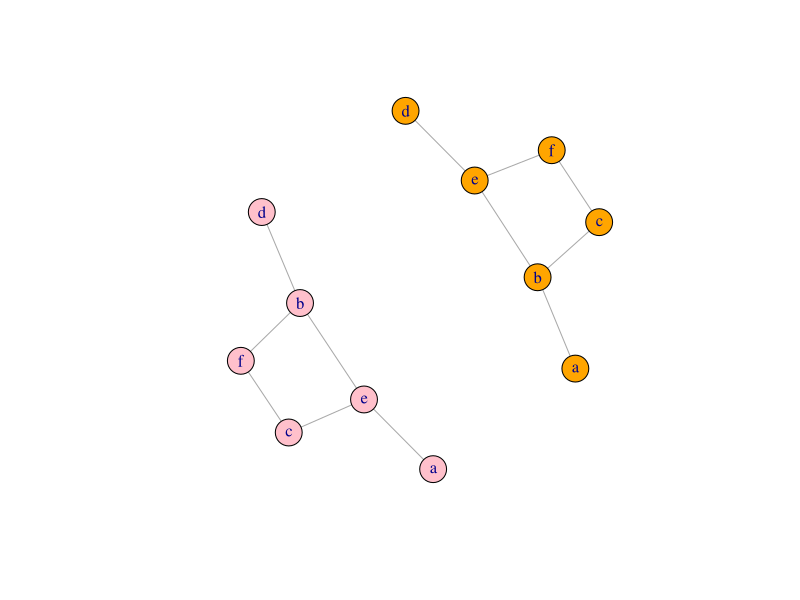
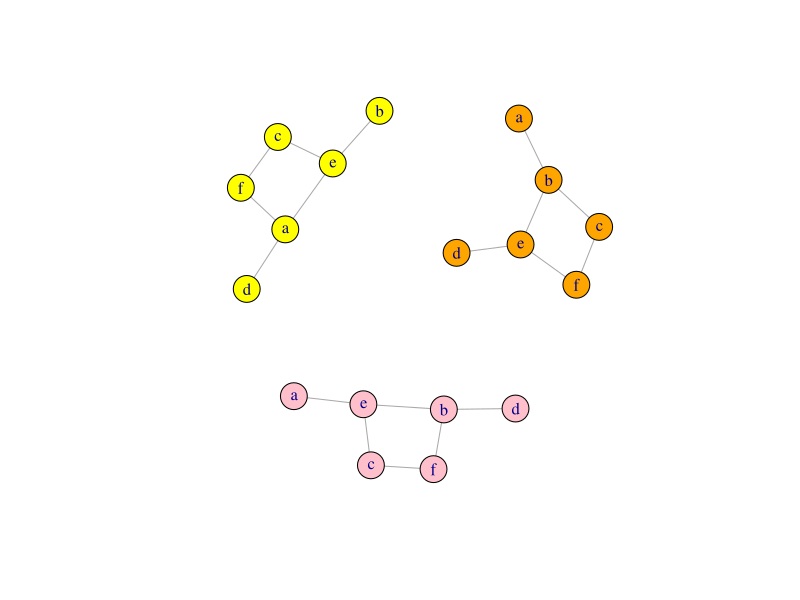

Source code (R) for these figures, in order:
## ---- chunk 1
knitr::opts_chunk$set(echo = TRUE)
## ---- chunk 2
library(igraph)

#El grafo Y es de color rosa
Y = graph(c("a", "e", "e", "c", "e", "b", "b", "d", "b", "f", "c", "f"),
directed = F)

#El grafo Z es de color naranja
Z = graph(c("a", "b", "b", "c", "b", "e", "e", "d", "e", "f", "f", "c"),
directed = F)

plot(
Y %du% Z,
vertex.color = c(
"pink",
"pink",
"pink",
"pink",
"pink",
"pink",
"orange",
"orange",
"orange",
"orange",
"orange",
"orange"
)
)

## ---- chunk 3
#El grafo X es de color amarillo
X = graph(c("b", "e", "e", "c", "e", "a", "a", "d", "a", "f", "c", "f"),
directed = F)

plot(
Y %du% Z %du% X,
vertex.color = c(
"pink",
"pink",
"pink",
"pink",
"pink",
"pink",
"orange",
"orange",
"orange",
"orange",
"orange",
"orange",
"yellow",
"yellow",
"yellow",
"yellow",
"yellow",
"yellow"
)
)
